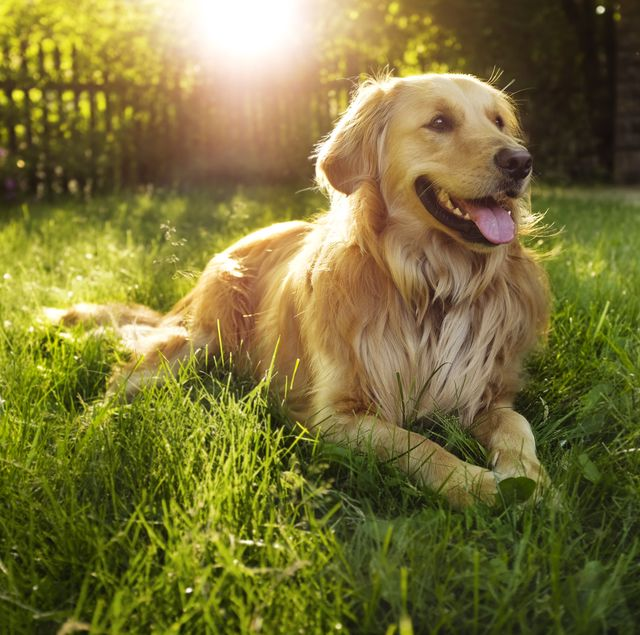
#> input picture dog.jpg, 640 x 635 px
$ python dwt.py
#> lines starting #> are read from the running program, lines starting #| are printed output that depends on the picture
#> further down, img is the input picture: PIL image 640x635 RGB; mean R, G, B 122.6, 114.9, 56.4
# pylint: disable=C0103,E0401,W0631
'Compression methods'
import pywt
import numpy
from PIL import Image
import quadtree as quad
# import utils as util


def extract_rgb_coeff(img):
    """
    Returns RGB dwt applied coefficients tuple
    Parameters
    ----------
    img: PIL Image
    Returns
    -------
    (coeffs_r, coeffs_g, coeffs_b):
        RGB coefficients with Discrete Wavelet Transform Applied
    """
    (width, height) = img.size
#> width = 640; height = 635
    img = img.copy()

    mat_r = numpy.empty((width, height))
    mat_g = numpy.empty((width, height))
    mat_b = numpy.empty((width, height))

    for i in range(width):
        for j in range(height):
            (r, g, b) = img.getpixel((i, j))
            mat_r[i, j] = r
            mat_g[i, j] = g
            mat_b[i, j] = b
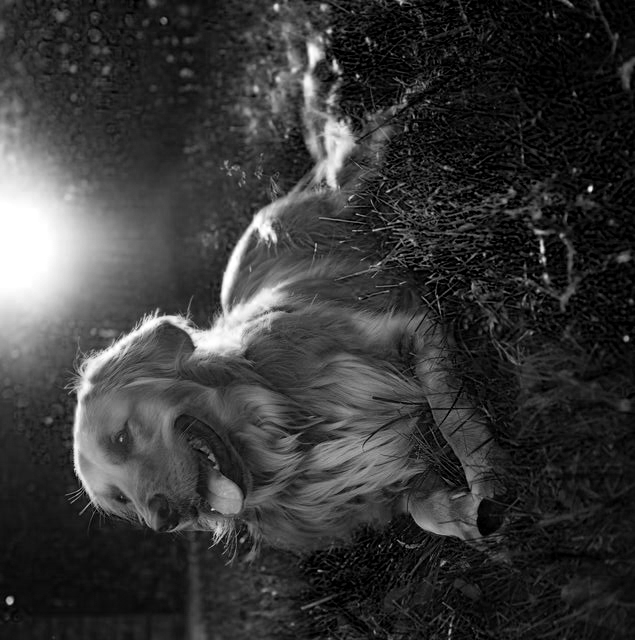
#> mat_b: shape (640, 635) float64; min 0, max 255, mean 56.4
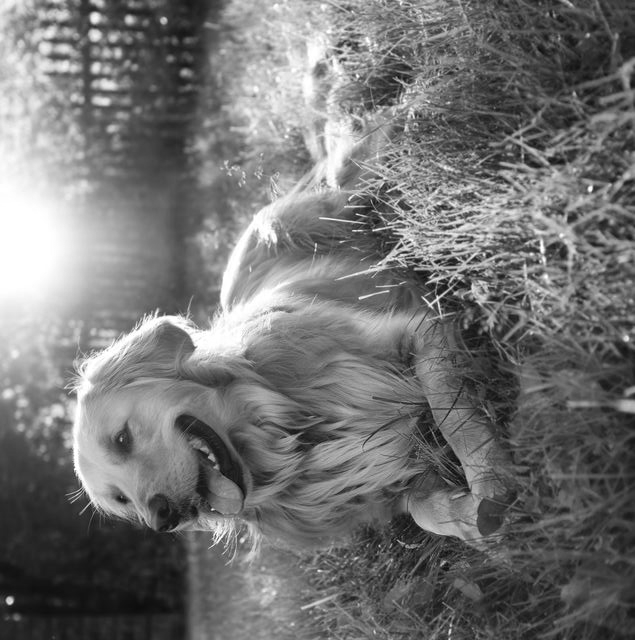
#> mat_g: shape (640, 635) float64; min 2, max 255, mean 114.9
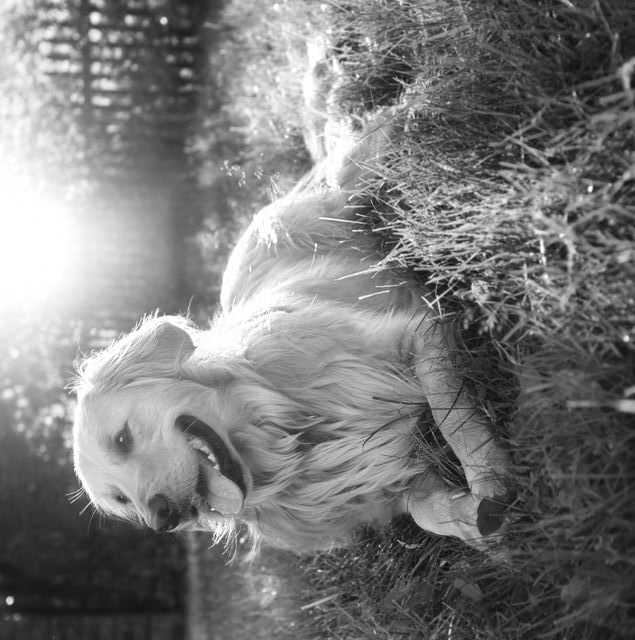
#> mat_r: shape (640, 635) float64; min 0, max 255, mean 122.6

    coeffs_r = pywt.dwt2(mat_r, 'haar')

    coeffs_g = pywt.dwt2(mat_g, 'haar')

    coeffs_b = pywt.dwt2(mat_b, 'haar')

    return (coeffs_r, coeffs_g, coeffs_b)


def img_from_dwt_coeff(coeff_dwt):
    """
    Returns Image recreated from dwt coefficients
    Parameters
    ----------
    (coeffs_r, coeffs_g, coeffs_b):
        RGB coefficients with Discrete Wavelet Transform Applied
    Returns
    -------
    Image from dwt coefficients
    """
    # Channel Red
    (coeffs_r, coeffs_g, coeffs_b) = coeff_dwt

#> (the run stopped early here; a loop or call above may not have finished)
